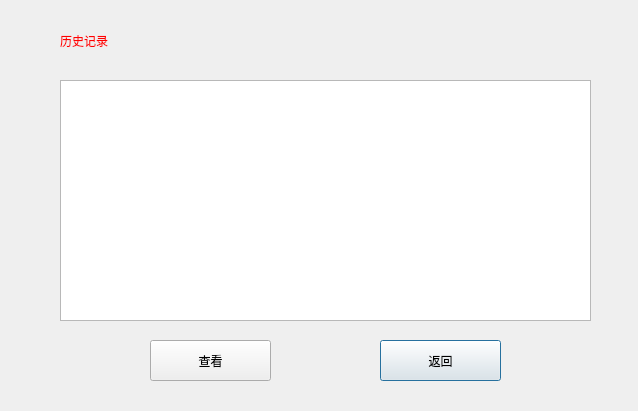
<?xml version="1.0" encoding="UTF-8"?>
<ui version="4.0">
 <class>History</class>
 <widget class="QDialog" name="History">
  <property name="geometry">
   <rect>
    <x>0</x>
    <y>0</y>
    <width>638</width>
    <height>411</height>
   </rect>
  </property>
  <property name="windowTitle">
   <string>Dialog</string>
  </property>
  <widget class="QPushButton" name="pushButton">
   <property name="geometry">
    <rect>
     <x>380</x>
     <y>340</y>
     <width>121</width>
     <height>41</height>
    </rect>
   </property>
   <property name="styleSheet">
    <string notr="true">font: 14pt &quot;Adobe Devanagari&quot;;</string>
   </property>
   <property name="text">
    <string>返回</string>
   </property>
  </widget>
  <widget class="QLabel" name="label">
   <property name="geometry">
    <rect>
     <x>60</x>
     <y>10</y>
     <width>201</width>
     <height>61</height>
    </rect>
   </property>
   <property name="styleSheet">
    <string notr="true">font: 30pt &quot;Adobe Devanagari&quot;;
color: rgb(255, 0, 0);</string>
   </property>
   <property name="text">
    <string>历史记录</string>
   </property>
  </widget>
  <widget class="QPushButton" name="pushButton_2">
   <property name="geometry">
    <rect>
     <x>150</x>
     <y>340</y>
     <width>121</width>
     <height>41</height>
    </rect>
   </property>
   <property name="styleSheet">
    <string notr="true">font: 14pt &quot;Adobe Devanagari&quot;;</string>
   </property>
   <property name="text">
    <string>查看</string>
   </property>
  </widget>
  <widget class="QTextEdit" name="textEdit">
   <property name="geometry">
    <rect>
     <x>60</x>
     <y>80</y>
     <width>531</width>
     <height>241</height>
    </rect>
   </property>
   <property name="styleSheet">
    <string notr="true">font: 12pt &quot;Adobe Devanagari&quot;;</string>
   </property>
  </widget>
  <widget class="QLabel" name="score">
   <property name="geometry">
    <rect>
     <x>400</x>
     <y>10</y>
     <width>161</width>
     <height>51</height>
    </rect>
   </property>
   <property name="styleSheet">
    <string notr="true">font: 12pt &quot;Adobe Devanagari&quot;;</string>
   </property>
   <property name="text">
    <string/>
   </property>
  </widget>
 </widget>
 <resources/>
 <connections/>
</ui>
